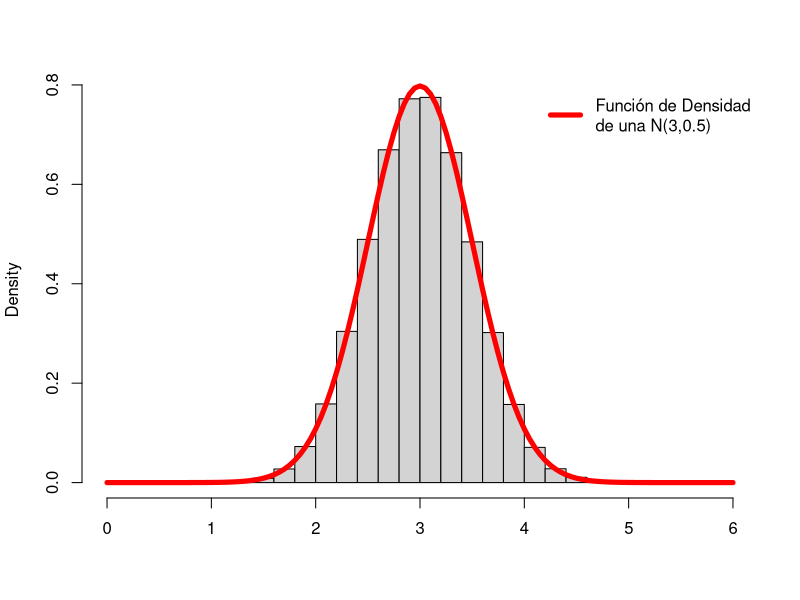
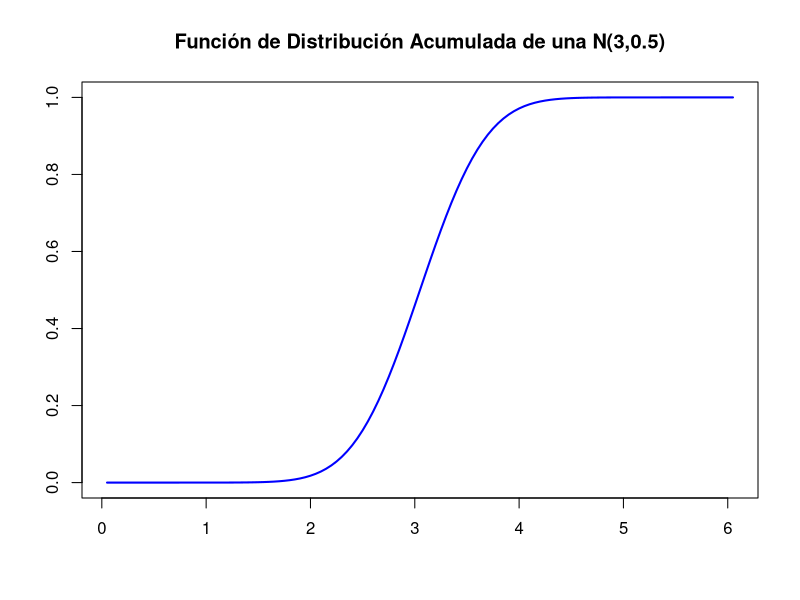

R code for these plots, in order:
## ---- chunk 1
knitr::opts_chunk$set(echo = TRUE)
## ---- chunk 2
mu = 3
sig = 0.5
x = seq(0, 6, by = 0.05)

hist(rnorm(100000, mean = mu, sd = sig), freq = FALSE, main = NULL, xlab = '', xlim = c(0,6))
lines(x, dnorm(x, mean = mu, sd = sig), type = 'l', col = 'red', lwd = 5)
legend("topright",
       col = c("red"),
       legend=c("Función de Densidad\nde una N(3,0.5)"),
       lwd=5,
       bty="n"
       )

plot(pnorm(q = x, mean = mu, sd = sig), type = 'l', xaxt = 'n', lwd = 2, col = 'blue',
     main = "Función de Distribución Acumulada de una N(3,0.5)",
     xlab = '',
     ylab = '')
axis(1, at = c(0,20,40,60,80, 100, 120), labels = c('0','1','2','3','4','5','6'))
 
qnorm(0.25, mean = mu, sd = sig)
qnorm(0.50, mean = mu, sd = sig)
qnorm(0.75, mean = mu, sd = sig)
## ---- chunk 3
Sys.setenv(RETICULATE_PYTHON = "/Python38")
